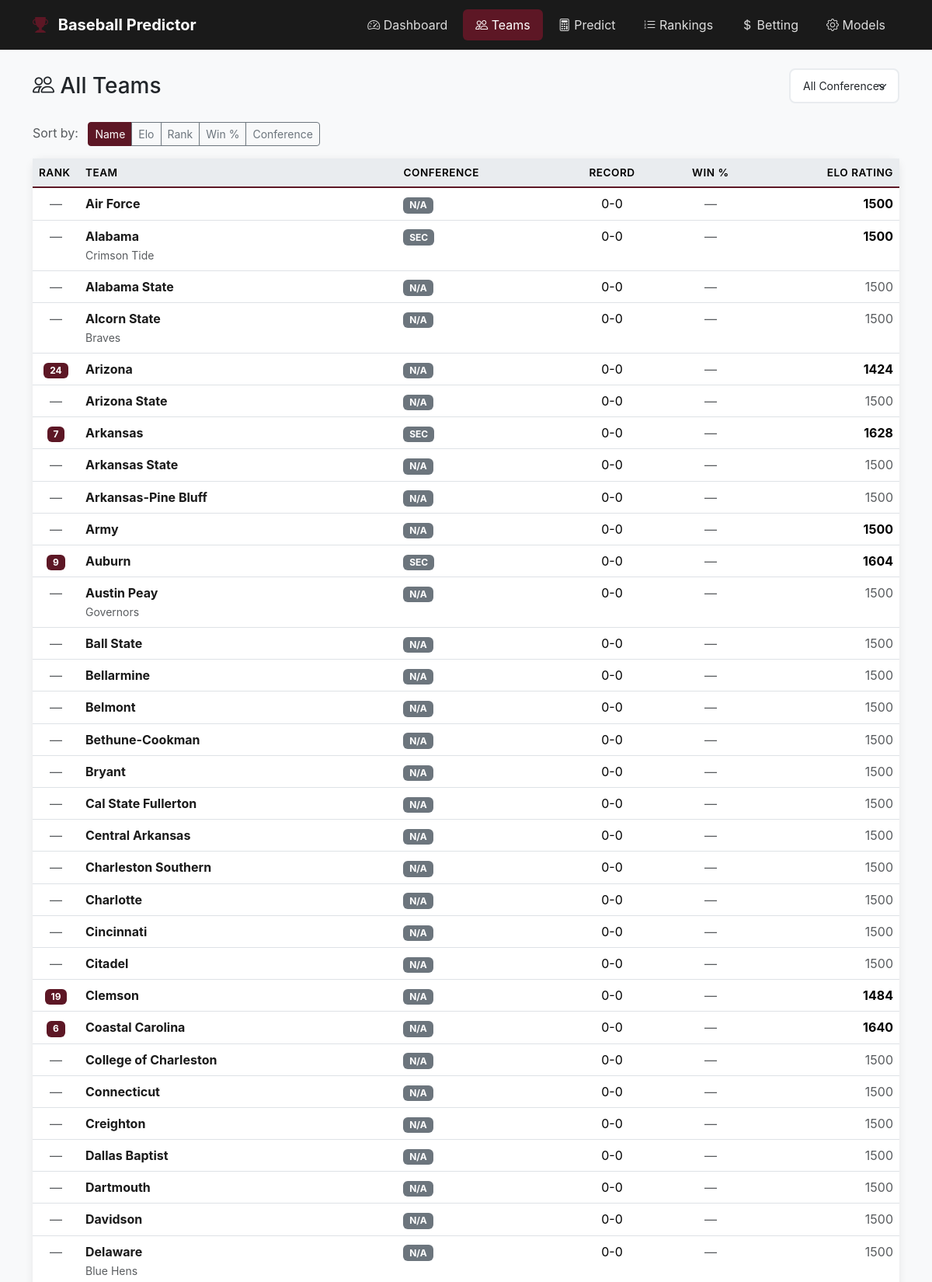
The page /teams (upper part) on the database its author committed.
### tables this page shows
CREATE TABLE teams (
            id TEXT PRIMARY KEY,
            name TEXT NOT NULL,
            nickname TEXT,
            conference TEXT,
            division TEXT,
            athletics_url TEXT,
            preseason_rank INTEGER,
            current_rank INTEGER,
            created_at TEXT DEFAULT CURRENT_TIMESTAMP,
            updated_at TEXT DEFAULT CURRENT_TIMESTAMP
        );

CREATE TABLE elo_ratings (
                    team_id TEXT PRIMARY KEY,
                    rating REAL DEFAULT 1500,
                    games_played INTEGER DEFAULT 0,
                    updated_at TEXT DEFAULT CURRENT_TIMESTAMP
                );

### web/app.py (the view)
@app.route('/teams')
def teams():
    all_teams = get_all_teams()
    conferences = sorted(set(t['conference'] for t in all_teams if t['conference']))
    sort_by = request.args.get('sort', 'name')
    if sort_by == 'elo':
        all_teams.sort(key=lambda x: x.get('elo_rating') or 0, reverse=True)
    elif sort_by == 'rank':
        all_teams.sort(key=lambda x: (x.get('current_rank') or 999, x['name']))
    elif sort_by == 'win_pct':
        all_teams.sort(key=lambda x: x.get('win_pct', 0), reverse=True)
    elif sort_by == 'conference':
        all_teams.sort(key=lambda x: (x.get('conference') or 'ZZZ', x['name']))
    else:
        all_teams.sort(key=lambda x: x['name'])
    return render_template('teams.html',
                          teams=all_teams,
                          conferences=conferences,
                          sort_by=sort_by)

### scripts/database.py (called while the page is built)
def get_connection():
    DB_PATH.parent.mkdir(parents=True, exist_ok=True)
    conn = sqlite3.connect(DB_PATH)
    conn.row_factory = sqlite3.Row  # Dict-like access
    return conn

### web/app.py (called while the page is built)
def get_all_teams():
    conn = get_connection()
    c = conn.cursor()
    c.execute('''
        SELECT t.id, t.name, t.nickname, t.conference, t.current_rank,
               e.rating as elo_rating
        FROM teams t
        LEFT JOIN elo_ratings e ON t.id = e.team_id
        ORDER BY t.name
    ''')
    teams = []
    for row in c.fetchall():
        team = dict(row)
        record = get_team_record(team['id'])
        team['wins'] = record['wins']
        team['losses'] = record['losses']
        team['win_pct'] = record['pct']
        teams.append(team)
    conn.close()
    return teams

### web/templates/teams.html (shortened to what this page needs)
{% extends "base.html" %}
{% block content %}
<div class="d-flex justify-content-between align-items-center mb-4">
    <h1 class="h3 mb-0">
        <i class="bi bi-people"></i> All Teams
    </h1>
    <div class="d-flex gap-2">
        <select class="form-select form-select-sm" id="conferenceFilter" style="width: auto;">
            <option value="">All Conferences</option>
        </select>
    </div>
</div>
<div class="mb-3">
    <span class="text-muted me-2">Sort by:</span>
    <div class="btn-group" role="group">
        <a href="/teams?sort=name" class="btn btn-sm {% if sort_by == 'name' %}btn-maroon{% else %}btn-outline-secondary{% endif %}">Name</a>
        <a href="/teams?sort=elo" class="btn btn-sm {% if sort_by == 'elo' %}btn-maroon{% else %}btn-outline-secondary{% endif %}">Elo</a>
        <a href="/teams?sort=rank" class="btn btn-sm {% if sort_by == 'rank' %}btn-maroon{% else %}btn-outline-secondary{% endif %}">Rank</a>
        <a href="/teams?sort=win_pct" class="btn btn-sm {% if sort_by == 'win_pct' %}btn-maroon{% else %}btn-outline-secondary{% endif %}">Win %</a>
        <a href="/teams?sort=conference" class="btn btn-sm {% if sort_by == 'conference' %}btn-maroon{% else %}btn-outline-secondary{% endif %}">Conference</a>
    </div>
</div>
<div class="card">
    <div class="table-responsive">
        <table class="table table-hover mb-0" id="teamsTable">
            <thead>
                <tr>
                    <th style="width: 60px;">Rank</th>
                    <th>Team</th>
                    <th>Conference</th>
                    <th class="text-center">Record</th>
                    <th class="text-center">Win %</th>
                    <th class="text-end">Elo Rating</th>
                </tr>
            </thead>
            <tbody>
                {% for team in teams %}
                <tr data-conference="{{ team.conference or '' }}">
                    <td class="text-center">
                        {% if team.current_rank %}
                        <span class="badge bg-maroon">{{ team.current_rank }}</span>
                        {% else %}
                        <span class="text-muted">—</span>
                        {% endif %}
                    </td>
                    <td>
                        <a href="/team/{{ team.id }}" class="team-link">
                            <strong>{{ team.name }}</strong>
                        </a>
                        {% if team.nickname %}
                        <br><small class="text-muted">{{ team.nickname }}</small>
                        {% endif %}
                    </td>
                    <td>
                        <span class="badge bg-secondary">{{ team.conference or 'N/A' }}</span>
                    </td>
                    <td class="text-center">
                        {% if team.wins or team.losses %}
                        {{ team.wins }}-{{ team.losses }}
                        {% else %}
                        0-0
                        {% endif %}
                    </td>
                    <td class="text-center">
                        {% if team.win_pct %}
                        <div class="d-flex align-items-center gap-2">
                            <div class="progress flex-grow-1" style="height: 8px; width: 60px;">
                                <div class="progress-bar {% if team.win_pct >= 0.6 %}bg-success{% elif team.win_pct <= 0.4 %}bg-danger{% endif %}"
                                     style="width: {{ team.win_pct * 100 }}%"></div>
                            </div>
                            <span>{{ (team.win_pct * 100)|round(1) }}%</span>
                        </div>
                        {% else %}
                        <span class="text-muted">—</span>
                        {% endif %}
                    </td>
                    <td class="text-end">
                        {% if team.elo_rating %}
                        <strong>{{ team.elo_rating|round(0)|int }}</strong>
                        {% else %}
                        <span class="text-muted">1500</span>
                        {% endif %}
                    </td>
                </tr>
                {% endfor %}
            </tbody>
        </table>
    </div>
</div>
{% endblock %}

### web/templates/base.html (style rules this page uses)
:root { --maroon: #5D1725; --maroon-dark: #4a1120; --grey: #777777; --dark: #1a1a1a; --light-grey: #e9ecef; }
body { background-color: #f8f9fa; font-family: -apple-system, BlinkMacSystemFont, 'Segoe UI', Roboto, Oxygen, Ubuntu, sans-serif; }
.card { border: none; border-radius: 12px; box-shadow: 0 2px 12px rgba(0,0,0,0.08); margin-bottom: 1.5rem; }
.table { margin-bottom: 0; }
.table thead th { background-color: var(--light-grey); border-bottom: 2px solid var(--maroon); font-weight: 600; font-size: 0.85rem; text-transform: uppercase; letter-spacing: 0.5px; }
.badge.bg-maroon { background-color: var(--maroon) !important; }
a.team-link { color: var(--dark); text-decoration: none; font-weight: 500; }
.form-select, .form-control { border-radius: 8px; border: 2px solid var(--light-grey); padding: 0.625rem 1rem; }
.btn-maroon { background-color: var(--maroon); border-color: var(--maroon); color: white; }

### rows shown on the page
teams: name "Air Force", conference "N/A", elo_rating "1500"
teams: name "Alabama", nickname "Crimson Tide", conference "SEC", elo_rating "1500"
teams: name "Alabama State", conference "N/A", shows "1500"
teams: name "Alcorn State", nickname "Braves", conference "N/A", shows "1500"
teams: current_rank "24", name "Arizona", conference "N/A", elo_rating "1424"
teams: name "Arizona State", conference "N/A", shows "1500"
teams: current_rank "7", name "Arkansas", conference "SEC", elo_rating "1628"
teams: name "Arkansas State", conference "N/A", shows "1500"
teams: name "Arkansas-Pine Bluff", conference "N/A", shows "1500"
teams: name "Army", conference "N/A", elo_rating "1500"
teams: current_rank "9", name "Auburn", conference "SEC", elo_rating "1604"
teams: name "Austin Peay", nickname "Governors", conference "N/A", shows "1500"
teams: name "Ball State", conference "N/A", shows "1500"
teams: name "Bellarmine", conference "N/A", shows "1500"
teams: name "Belmont", conference "N/A", shows "1500"
teams: name "Bethune-Cookman", conference "N/A", shows "1500"
teams: name "Bryant", conference "N/A", shows "1500"
teams: name "Cal State Fullerton", conference "N/A", shows "1500"
teams: name "Central Arkansas", conference "N/A", shows "1500"
teams: name "Charleston Southern", conference "N/A", shows "1500"
teams: name "Charlotte", conference "N/A", shows "1500"
teams: name "Cincinnati", conference "N/A", shows "1500"
teams: name "Citadel", conference "N/A", shows "1500"
teams: current_rank "19", name "Clemson", conference "N/A", elo_rating "1484"
teams: current_rank "6", name "Coastal Carolina", conference "N/A", elo_rating "1640"
teams: name "College of Charleston", conference "N/A", shows "1500"
teams: name "Connecticut", conference "N/A", shows "1500"
teams: name "Creighton", conference "N/A", shows "1500"
teams: name "Dallas Baptist", conference "N/A", shows "1500"
teams: name "Dartmouth", conference "N/A", shows "1500"
teams: name "Davidson", conference "N/A", shows "1500"
teams: name "Delaware", nickname "Blue Hens", conference "N/A", shows "1500"
